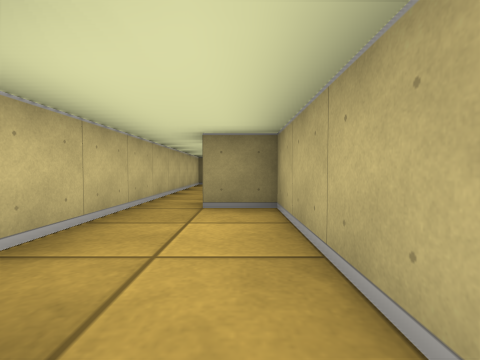
View 1 (above)

16 first-person views from a walk through a cub3D ray-caster map. The camera is about half as high as the walls, tilts 2° down and sees 85° across. The floor is counted in squares. Each view is taken from the middle of a square. On the plan, view 1 faces up. The plan holds only what a view shows up to about 9 squares ahead; the rest is blank.

View 2
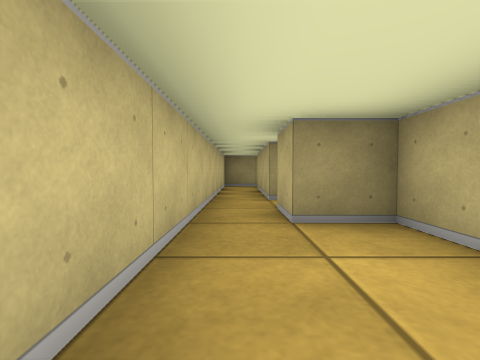

View 3
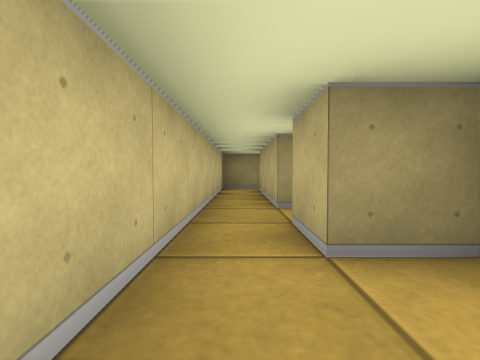

View 4
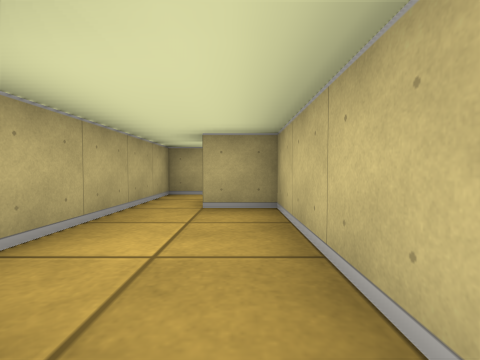

View 5
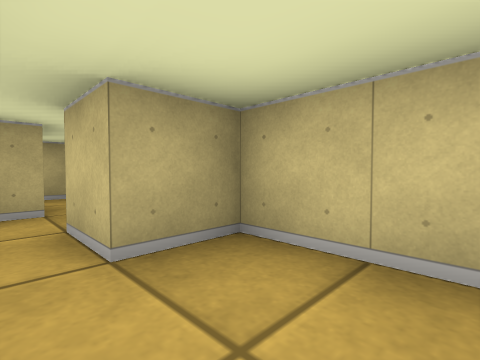

View 6
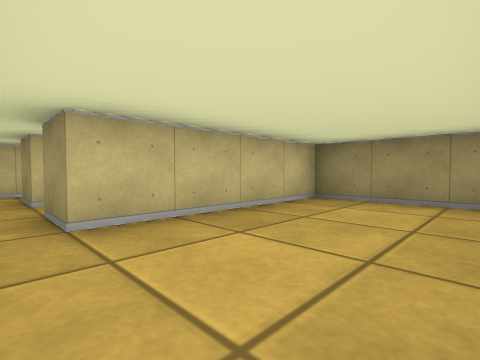

View 7
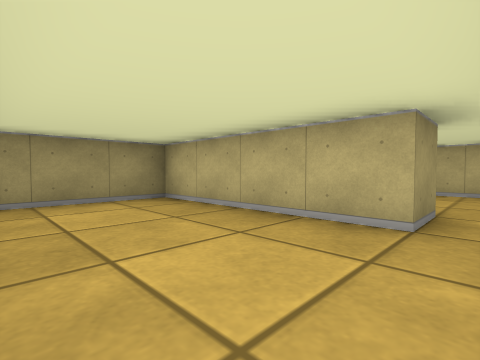

View 8
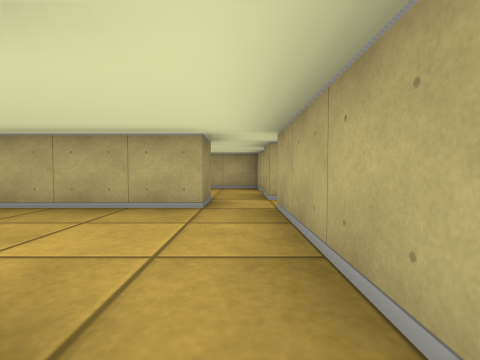

View 9
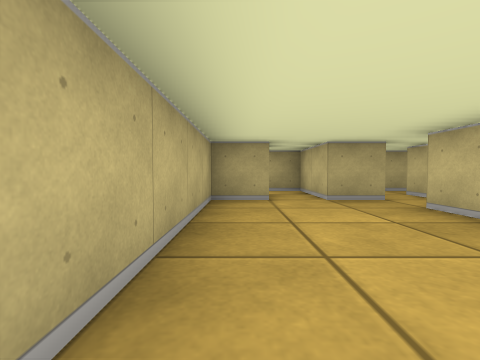

View 10
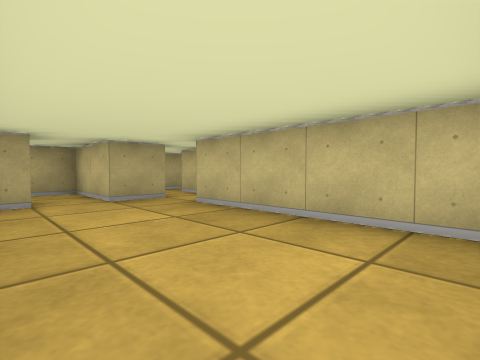

View 11
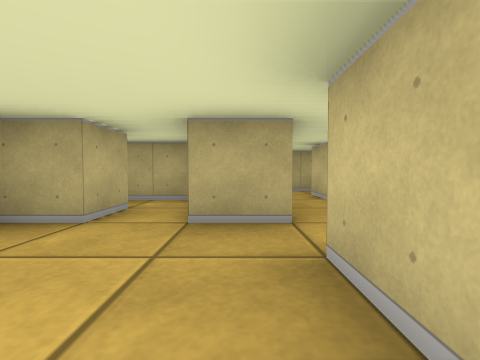

View 12
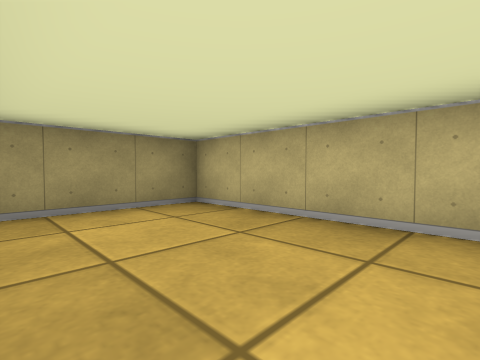

View 13
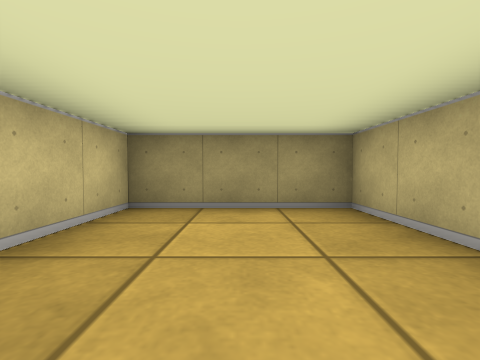

View 14
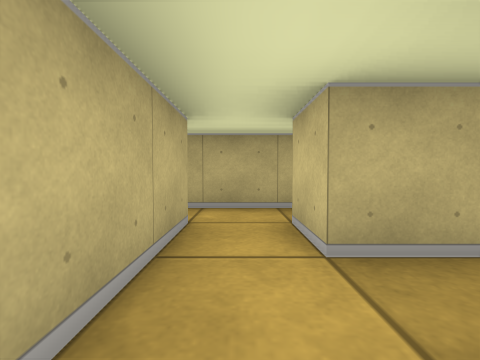

View 15
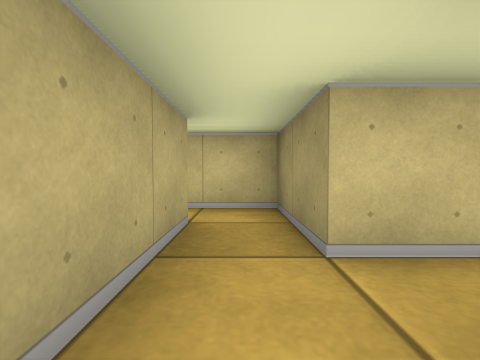

View 16
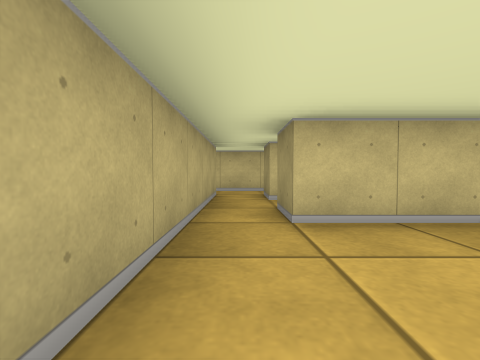

### Floor plan
Points are (right, up) in squares from view 1. A wall is a line through its corners. A room is listed if a view was taken in it or the views show most of it. See-through windows are left out.
Room 1 (views 1, 2, 3, 4, 5)
walls: (0.5, 5.5) (-0.5, 5.5) (-0.5, 8.5); (0.5, -0.5) (0.5, 3.5) (-0.5, 3.5) (-0.5, 4.5) (0.5, 4.5); (-0.4, 9.5) (-1.5, 9.5) (-1.5, 0.5) (-0.5, 0.5) (-0.5, -0.5)
ways out: opening at (0, 5) to room 3; opening at (0, -1)
Room 2 (views 6, 7, 16)
walls: (2.5, 4.5) (5.5, 4.5); (6.5, 5.5) (5.5, 5.5) (5.5, 9.5) (2.5, 9.5) (2.5, 5.5)
ways out: opening at (2, 5) to room 3; opening at (6, 5) to room 4; opening at (6, 4) to room 5
Room 3 (view 8)
walls: (2.5, 5.5) (1.5, 5.5); (0.5, 4.5) (2.5, 4.5)
ways out: opening at (0, 5) to room 1; opening at (2, 5) to room 2
Room 4 (views 9, 10, 11, 12, 13)
walls: (8.5, 4.5) (9.5, 4.5) (9.5, 9.5) (6.5, 9.5) (6.5, 5.5); (6.5, 4.5) (7.5, 4.5)
ways out: opening at (6, 5) to room 2; opening at (8, 4) to room 7
Room 5 (view 14)
walls: (4.5, 2.5) (5.5, 2.5) (5.5, 1.5); (5.5, 4.1) (5.5, 3.5); (6.5, 1.5) (6.5, 4.5)
ways out: opening at (6, 4) to room 2; opening at (6, 2) to room 6
Room 6 (view 15)
walls: (5.4, 0.5) (6.8, 0.5)
ways out: opening at (6, 2) to room 5; opening at (5, 1) to room 8; opening at (7, 1)
Room 7 (no view inside)
walls: (8.5, 3.5) (8.5, 4.5); (7.5, 4.5) (7.5, 2.5) (9, 2.5)
ways out: opening at (8, 4) to room 4; opening at (9, 3)
Room 8 (no view inside)
walls: (4.5, 0.5) (5.4, 0.5); (5.5, 1.5) (3.5, 1.5) (3.5, 0.2)
ways out: opening at (5, 1) to room 6; opening at (4, 0)

Where each view was taken, in squares from view 1:
view 1: 0 up, 0 right, facing up
view 2: 1 up, 1 left, facing up
view 3: 2 up, 1 left, facing up
view 4: 4 up, 1 left, facing down
view 5: 2 up, 0 right, facing down-left
view 6: 5 up, 5 right, facing up-left
view 7: 5 up, 3 right, facing up-right
view 8: 5 up, 2 right, facing right
view 9: 9 up, 9 right, facing down
view 10: 9 up, 9 right, facing down-left
view 11: 7 up, 7 right, facing down
view 12: 6 up, 7 right, facing up-right
view 13: 6 up, 8 right, facing up
view 14: 4 up, 6 right, facing down
view 15: 1 up, 7 right, facing left
view 16: 5 up, 5 right, facing left
